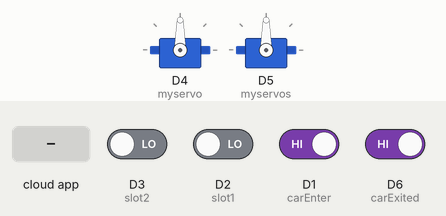
Recording of a sketch running on a simulated ESP8266 (NodeMCU). On the bench: 2 × servo. The inputs (shaded band) are chosen by the test bench; at power-on: D1 (carEnter), D6 (carExited) HIGH, D2 (slot1), D3 (slot2) LOW. WiFi joins after 1.5 s; servers stay silent unless stated; network time is answered at once with the bench clock; the local clock reads 2024-03-15 10:24:30 at power-on unless the sketch sets it; no MQTT or app messages arrive unless stated; what the sketch prints to the serial monitor is not drawn.

Above: at 3.7 s.
3.8 s: the phone or cloud app sets EntryGate to ON
At 5.2 s:
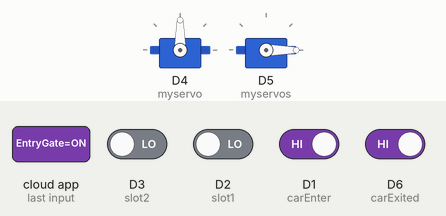
8.3 s: D6 (carExited) driven LOW
At 12.8 s:
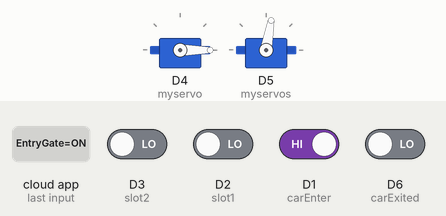
24.3 s: D1 (carEnter) driven LOW
At 28.1 s:
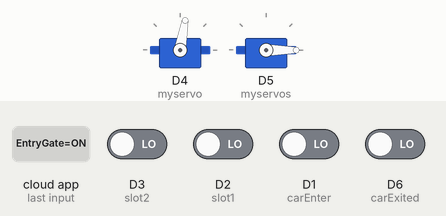
Timing chart, 0 to 35.3 s (numbered marks = the images above; inputs shaded):
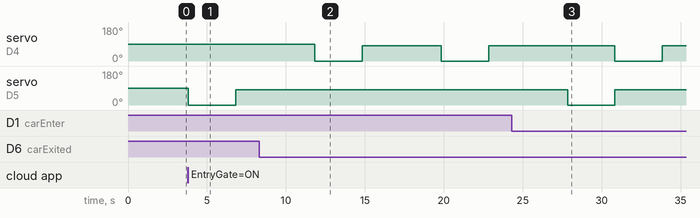

Measured:
- after the input at 3.8 s, servo on D5 (myservos): 90° → 0° at once, → 80° 3.0 s later
- after the input at 8.3 s, servo on D4 (myservo): alternates 80° for 5.0 s and 0° for 3.0 s, starting after 3.5 s
- after the input at 24.3 s, servo on D5 (myservos): 80° → 0° after 3.5 s, → 80° 3.0 s later

The sketch:

sketch_jul12b__Smart_Parking_.ino
```cpp
#include <ESP8266WiFi.h>
#include <Servo.h>
#include <NTPClient.h>
#include <WiFiUdp.h>
#include <NTPClient.h>
#include <WiFiUdp.h>
#include "Adafruit_MQTT.h"
#include "Adafruit_MQTT_Client.h"

const char *ssid =  "OPPO RENO 7 5G";     // Enter your WiFi Name
const char *pass =  "123456789"; // Enter your WiFi Password

#define MQTT_SERV "io.adafruit.com"
#define MQTT_PORT 1883
#define MQTT_NAME "himavanth03"
#define MQTT_PASS "aio_PXfO27eJfCQwD7FTmLhI9X88twO9"
WiFiUDP ntpUDP;
NTPClient timeClient(ntpUDP, "pool.ntp.org", 19800,60000);
Servo myservo;                          //servo as gate
Servo myservos;                               //servo as gate

int carEnter = D1;                      // entry sensor
int carExited = D6;                   //exi sensor
int slot2 = D3;
int slot1  = D2;
int count = 0;
int CLOSE_ANGLE = 80;  // The closing angle of the servo motor arm
int OPEN_ANGLE = 0;  // The opening angle of the servo motor arm
int  hh, mm, ss;
int pos;
int pos1;

String h, m,EntryTimeSlot1,ExitTimeSlot1, EntryTimeSlot2,ExitTimeSlot2, EntryTimeSlot3,ExitTimeSlot3;
boolean entrysensor, exitsensor,s1,s2,s3;

boolean s1_occupied = false;
boolean s2_occupied = false;

WiFiClient client;
Adafruit_MQTT_Client mqtt(&client, MQTT_SERV, MQTT_PORT, MQTT_NAME, MQTT_PASS);

//Set up the feed you're subscribing to
Adafruit_MQTT_Subscribe EntryGate = Adafruit_MQTT_Subscribe(&mqtt, MQTT_NAME "/f/EntryGate");
Adafruit_MQTT_Subscribe ExitGate = Adafruit_MQTT_Subscribe(&mqtt, MQTT_NAME "/f/ExitGate");

//Set up the feed you're publishing to
Adafruit_MQTT_Publish CarsParked = Adafruit_MQTT_Publish(&mqtt,MQTT_NAME "/f/CarsParked");
Adafruit_MQTT_Publish EntrySlot1 = Adafruit_MQTT_Publish(&mqtt,MQTT_NAME "/f/EntrySlot1");
Adafruit_MQTT_Publish ExitSlot1 = Adafruit_MQTT_Publish(&mqtt,MQTT_NAME "/f/ExitSlot1");
Adafruit_MQTT_Publish EntrySlot2 = Adafruit_MQTT_Publish(&mqtt,MQTT_NAME "/f/EntrySlot2");
Adafruit_MQTT_Publish ExitSlot2 = Adafruit_MQTT_Publish(&mqtt,MQTT_NAME "/f/ExitSlot2");

void setup() {
  delay(1000);
  Serial.begin (9600);
  mqtt.subscribe(&EntryGate);
  mqtt.subscribe(&ExitGate);
  timeClient.begin();
  myservo.attach(D4);      // servo pin to D6
  myservos.attach(D5);       // servo pin to D5
  pinMode(carExited, INPUT);    // ir as input
  pinMode(carEnter, INPUT);     // ir as input
  pinMode(slot1, INPUT);
  pinMode(slot2, INPUT);
  WiFi.begin(ssid, pass);                                     //try to connect with wifi
  Serial.print("Connecting to ");
  Serial.print(ssid);                          // display ssid
  while (WiFi.status() != WL_CONNECTED) {
    Serial.print(".");                          // if not connected print this
    delay(500);
  }
  Serial.println();
  Serial.print("Connected to ");
  Serial.println(ssid);
  Serial.print("IP Address is : ");
  Serial.println(WiFi.localIP());                                            //print local IP address
}

void loop() {

  MQTT_connect();
  timeClient.update();
  hh = timeClient.getHours();
  mm = timeClient.getMinutes();
  ss = timeClient.getSeconds();
  h= String(hh);
  m= String(mm);
  h +" :" + m;

  entrysensor= !digitalRead(carEnter);
  exitsensor = !digitalRead(carExited);
  s1 = digitalRead(slot1);
  s2 = digitalRead(slot2);
  if (entrysensor == 1) {                     // if high then count and send data
    count=  count+1;                             //increment count
    myservos.write(OPEN_ANGLE);
    delay(3000);
    myservos.write(CLOSE_ANGLE);
  }

  if (exitsensor == 1) {                            //if high then count and send
    count= count-1;                                    //decrement count
    myservo.write(OPEN_ANGLE);
    delay(3000);
    myservo.write(CLOSE_ANGLE);
  }
  if (! CarsParked.publish(count)) {}

  if (s1 == 1 && s1_occupied == false) {
    Serial.println("Occupied1 ");
    EntryTimeSlot1 =  h +" :" + m;
    Serial.print("EntryTimeSlot1; ");
    Serial.print(EntryTimeSlot1);

    s1_occupied = true;
    if (! EntrySlot1.publish((char*) EntryTimeSlot1.c_str())){}
  }
  if(s1 == 0 && s1_occupied == true) {
    Serial.println("Available1 ");
    ExitTimeSlot1 =  h +" :" + m;
    Serial.print("ExitTimeSlot1; ");
    Serial.print(ExitTimeSlot1);

    s1_occupied = false;
    if (! ExitSlot1.publish((char*) ExitTimeSlot1.c_str())){}
  }
  if (s2 == 1&& s2_occupied == false) {
    Serial.println("Occupied2 ");
    EntryTimeSlot2 =  h +" :" + m;
    Serial.print("EntryTimeSlot2; ");
    Serial.print(EntryTimeSlot2);

    s2_occupied = true;
    if (! EntrySlot2.publish((char*) EntryTimeSlot2.c_str())){}
  }
  if(s2 == 0 && s2_occupied == true) {
    Serial.println("Available2 ");
    ExitTimeSlot2 =  h +" :" + m;
    Serial.print("ExitTimeSlot2; ");
    Serial.print(ExitTimeSlot2);

    s2_occupied = false;
    if (! ExitSlot2.publish((char*) ExitTimeSlot2.c_str())){}
  }
  Adafruit_MQTT_Subscribe * subscription;
  while ((subscription = mqtt.readSubscription(5000)))
  {

    if (subscription == &EntryGate)
    {
      Serial.println((char*) EntryGate.lastread);

      if (!strcmp((char*) EntryGate.lastread, "ON"))
      {
        myservos.write(OPEN_ANGLE);
        delay(3000);
        myservos.write(CLOSE_ANGLE);
      }
    }
    if (subscription == &ExitGate)
    {
      //Print the new value to the serial monitor
      Serial.println((char*) EntryGate.lastread);

      if (!strcmp((char*) ExitGate.lastread, "ON"))
      {
        myservo.write(OPEN_ANGLE);
        delay(3000);
        myservo.write(CLOSE_ANGLE);
      }
    }
  }
}
void MQTT_connect()
{
  int8_t ret;

  // Stop if already connected.
  if (mqtt.connected()) {
    return;
  }

  uint8_t retries = 3;
  while ((ret = mqtt.connect()) != 0) // connect will return 0 for connected
  {
       mqtt.disconnect();
       delay(5000);  // wait 5 seconds
       retries--;
       if (retries == 0)
       {
         // basically die and wait for WDT to reset me
         while (1);
       }
  }
}
```
